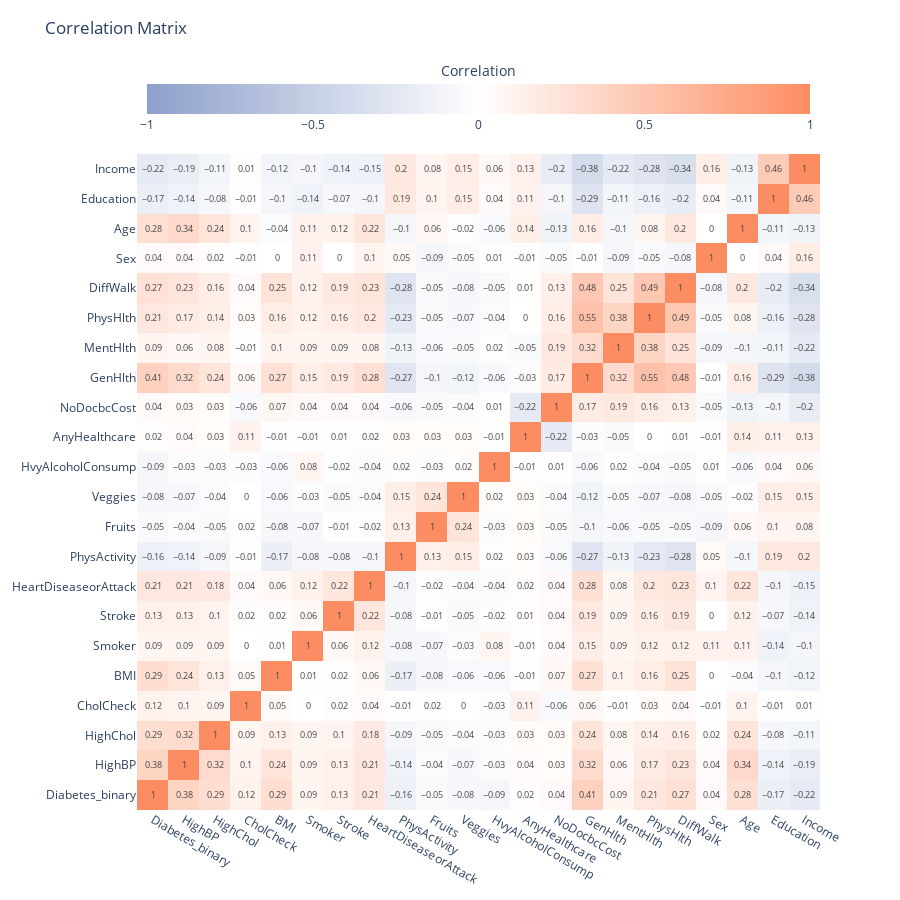

The cell this chart's notebook holds for it:
### Code cell
import plotly.express as px
import plotly.graph_objects as go
import numpy as np
import kaleido

#df = px.data.gapminder()# Data Preparation
df_corr = df.corr() # Generate correlation matrix

fig = go.Figure()
fig.add_trace(
    go.Heatmap(
        x = df_corr.columns,
        y = df_corr.index,
        z = np.around(np.array(df_corr),decimals = 2),
        hovertemplate ="X: %{x}"+
                    "<br>Y: %{y}"+
                    "<br>Correlation Value: %{z}"+
                    "<extra></extra>",
        colorscale=[[0.0, 'rgb(141,160,203)'],
                    [0.5,'white'],
                    [1.0, 'rgb(252,141,98)']],
        hoverongaps = True,
        zmid=0,
        texttemplate="%{z}",
        colorbar=dict(
        title = "Correlation",
        titleside="top",
        orientation = 'h'

        )
    )
)

fig.update_layout(
    title='Correlation Matrix',
    xaxis_nticks=36,
    updatemenus=[
        dict(
            pad={"r": 10, "t": 10},
            x=0.1,
            xanchor="left",
            y=1.2,
            yanchor="top",

            
        ),
    ])
fig.layout.height = 900
fig.layout.width = 900

fig.show()
fig.write_html("HeatMap.html")

### Figure 1 — Plotly figure (JSON) as saved in the notebook; plotly's stock layout.template omitted (floating-point values rounded to 4 significant figures; data arrays with more than 128 entries replaced by an {"elided": "..."} marker saying what was removed)
{"data": [{"colorbar": {"orientation": "h", "title": {"side": "top", "text": "Correlation"}}, "colorscale": [[0, "rgb(141,160,203)"], [0.5, "white"], [1, "rgb(252,141,98)"]], "hoverongaps": true, "hovertemplate": "X: %{x}<br>Y: %{y}<br>Correlation Value: %{z}<extra></extra>", "texttemplate": "%{z}", "type": "heatmap", "x": ["Diabetes_binary", "HighBP", "HighChol", "CholCheck", "BMI", "Smoker", "Stroke", "HeartDiseaseorAttack", "PhysActivity", "Fruits", "Veggies", "HvyAlcoholConsump", "AnyHealthcare", "NoDocbcCost", "GenHlth", "MentHlth", "PhysHlth", "DiffWalk", "Sex", "Age", "Education", "Income"], "y": ["Diabetes_binary", "HighBP", "HighChol", "CholCheck", "BMI", "Smoker", "Stroke", "HeartDiseaseorAttack", "PhysActivity", "Fruits", "Veggies", "HvyAlcoholConsump", "AnyHealthcare", "NoDocbcCost", "GenHlth", "MentHlth", "PhysHlth", "DiffWalk", "Sex", "Age", "Education", "Income"], "z": {"elided": "22x22 float values"}, "zmid": 0}], "layout": {"height": 900, "title": {"text": "Correlation Matrix"}, "updatemenus": [{"pad": {"r": 10, "t": 10}, "x": 0.1, "xanchor": "left", "y": 1.2, "yanchor": "top"}], "width": 900, "xaxis": {"nticks": 36}}}
